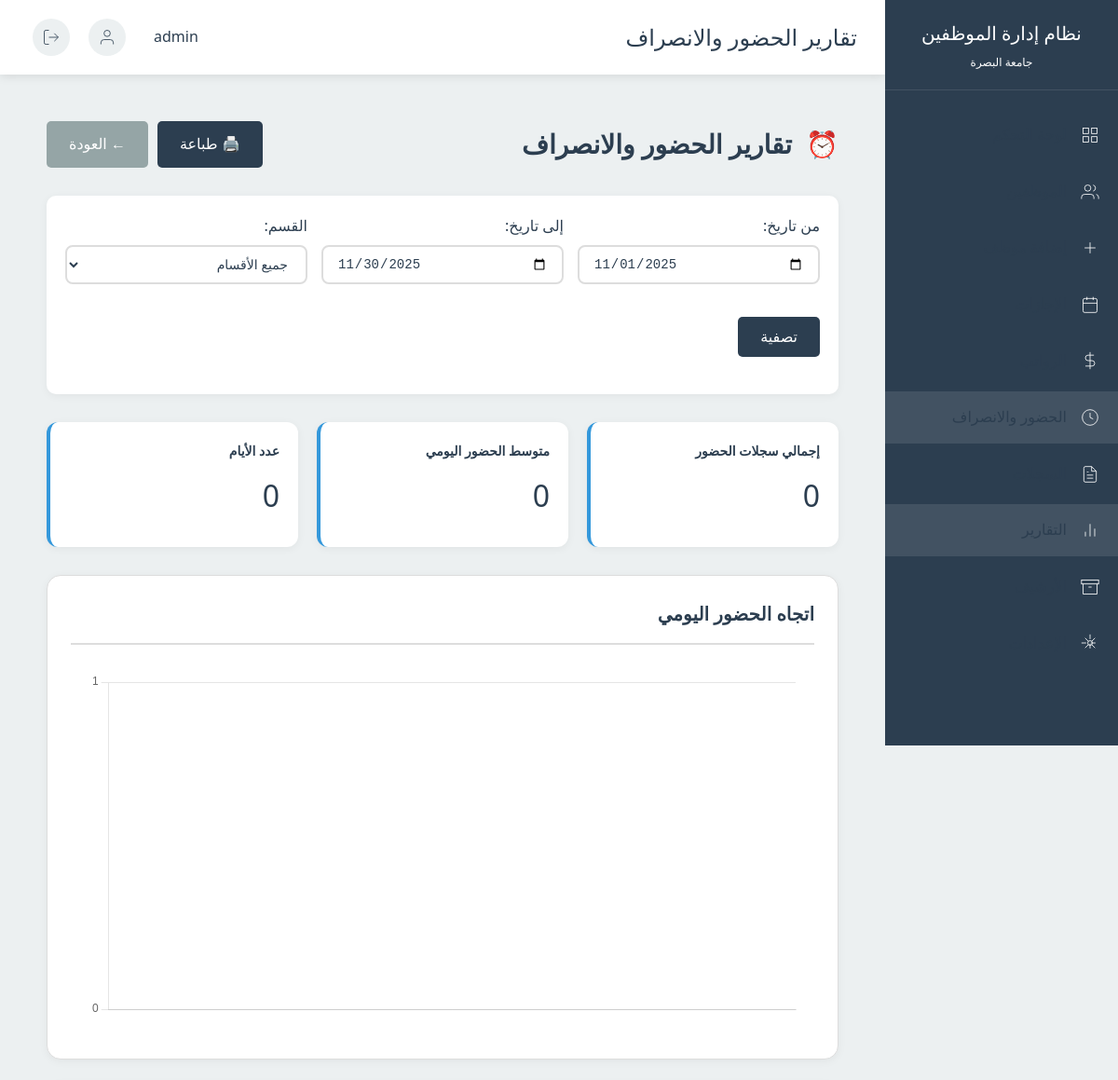
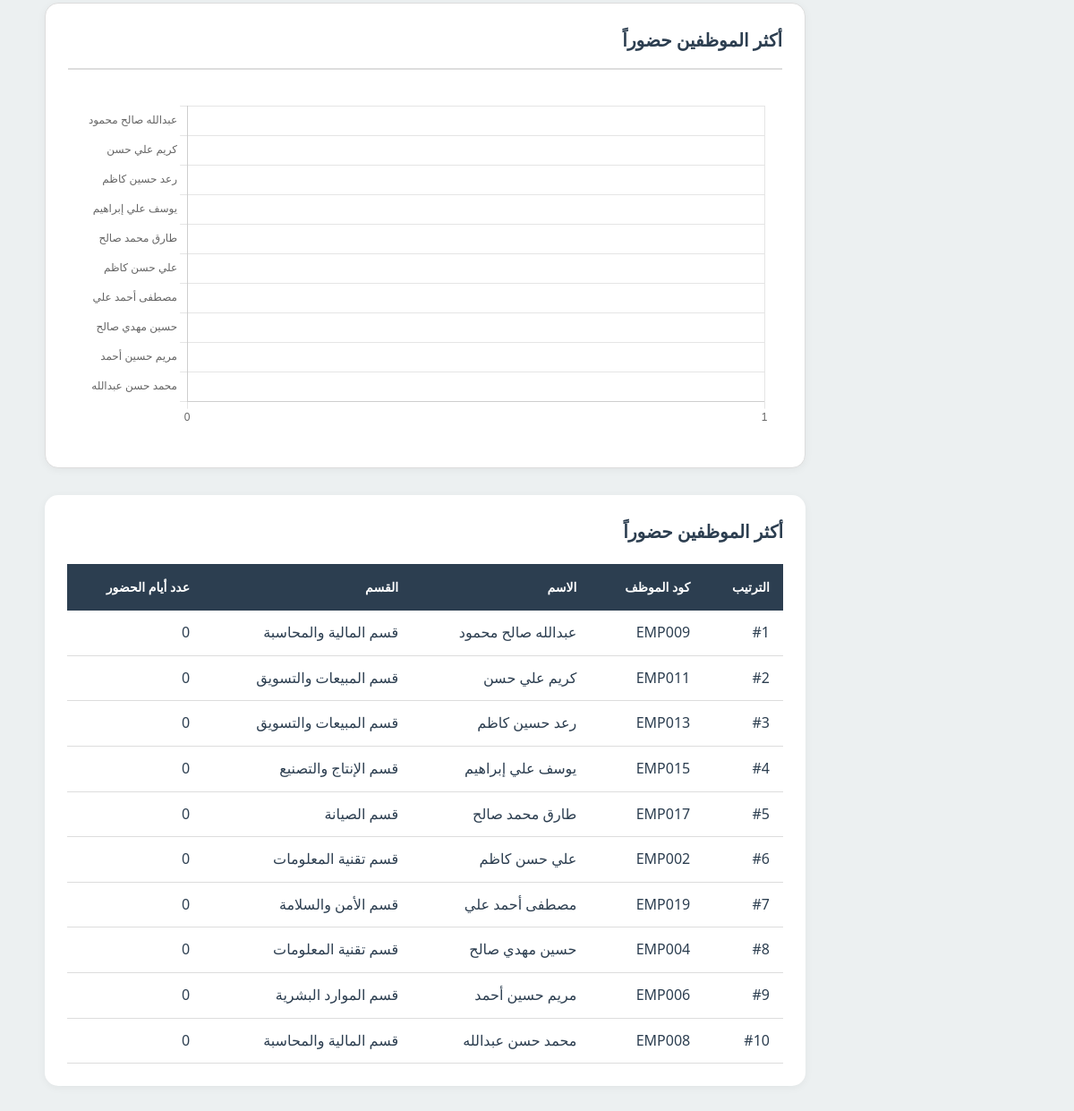
Screenshot of /admin/reports/attendance.php (signed in) with the database file from the repository (2 pictures, top to bottom).
### tables this page shows
CREATE TABLE IF NOT EXISTS employees (
    id INT AUTO_INCREMENT PRIMARY KEY,
    employee_code VARCHAR(20) NOT NULL UNIQUE,
    first_name VARCHAR(50) NOT NULL,
    last_name VARCHAR(50) NOT NULL,
    email VARCHAR(100) NOT NULL UNIQUE,
    phone VARCHAR(20),
    address TEXT,
    department_id INT,
    position VARCHAR(100) NOT NULL,
    salary DECIMAL(10, 2) NOT NULL,
    hire_date DATE NOT NULL,
    photo VARCHAR(255) DEFAULT NULL,
    status ENUM('active', 'inactive') DEFAULT 'active',
    created_at TIMESTAMP DEFAULT CURRENT_TIMESTAMP,
    updated_at TIMESTAMP DEFAULT CURRENT_TIMESTAMP ON UPDATE CURRENT_TIMESTAMP,
    FOREIGN KEY (department_id) REFERENCES departments(id) ON DELETE SET NULL,
    INDEX idx_employee_code (employee_code),
    INDEX idx_department (department_id),
    INDEX idx_status (status)
);

CREATE TABLE IF NOT EXISTS departments (
    id INT AUTO_INCREMENT PRIMARY KEY,
    name VARCHAR(100) NOT NULL UNIQUE,
    description TEXT,
    created_at TIMESTAMP DEFAULT CURRENT_TIMESTAMP,
    updated_at TIMESTAMP DEFAULT CURRENT_TIMESTAMP ON UPDATE CURRENT_TIMESTAMP
);

### includes/report_functions.php (called while the page is built, shortened)
<?php
function getAttendanceByEmployee($start_date = null, $end_date = null, $limit = 10) {
    $db = getDB();
    $stmt = $db->prepare("SELECT
                          e.id,
                          e.first_name,
                          e.last_name,
                          e.employee_code,
                          d.name as department_name,
                          COUNT(a.id) as attendance_count
                          FROM employees e
                          LEFT JOIN attendance a ON e.id = a.employee_id
                              AND a.attendance_date BETWEEN :start_date AND :end_date
                          LEFT JOIN departments d ON e.department_id = d.id
                          WHERE e.status = 'active'
                          GROUP BY e.id, e.first_name, e.last_name, e.employee_code, d.name
                          ORDER BY attendance_count DESC
                          LIMIT :limit");
    $stmt->bindParam(':start_date', $start_date);
    $stmt->bindParam(':end_date', $end_date);
    $stmt->bindParam(':limit', $limit, PDO::PARAM_INT);
    $stmt->execute();
    return $stmt->fetchAll(PDO::FETCH_ASSOC);
}
if (!function_exists('formatNumber')) {
    function formatNumber($number) {
        return number_format($number, 0, '.', ',');
    }
}

### admin/reports/attendance.php (the view, shortened to what this page needs)
<?php
require_once __DIR__ . '/../../includes/report_functions.php';
$start_date = isset($_GET['start_date']) ? cleanInput($_GET['start_date']) : date('Y-m-01');
$end_date = isset($_GET['end_date']) ? cleanInput($_GET['end_date']) : date('Y-m-t');
$top_employees = getAttendanceByEmployee($start_date, $end_date, 10);
$dates = [];
$attendance_counts = [];
$total_records = array_sum($attendance_counts);
$avg_daily = count($attendance_counts) > 0 ? round($total_records / count($attendance_counts), 2) : 0;
include __DIR__ . '/../../includes/header.php';
?>
<div class="report-page">
    <div class="report-page-header">
        <h1>
            <span>⏰</span>
            تقارير الحضور والانصراف
        </h1>
        <div class="report-actions">
            <button onclick="window.print()" class="btn btn-primary">🖨️ طباعة</button>
            <a href="<?php echo SITE_URL; ?>/admin/reports/index.php" class="btn btn-secondary">← العودة</a>
        </div>
    </div>
    <div class="report-filters">
        <form method="GET" class="filter-form">
            <div class="form-group">
                <label>من تاريخ:</label>
                <input type="date" name="start_date" class="form-control" value="<?php echo $start_date; ?>" required>
            </div>
            <div class="form-group">
                <label>إلى تاريخ:</label>
                <input type="date" name="end_date" class="form-control" value="<?php echo $end_date; ?>" required>
            </div>
            <div class="form-group">
                <label>القسم:</label>
                <select name="department_id" class="form-control">
                    <option value="">جميع الأقسام</option>
                </select>
            </div>
            <div class="form-group">
                <button type="submit" class="btn btn-primary">تصفية</button>
            </div>
        </form>
    </div>
    <div class="report-stats-grid">
        <div class="report-stat-card">
            <h4>إجمالي سجلات الحضور</h4>
            <div class="stat-value"><?php echo formatNumber($total_records); ?></div>
        </div>
        <div class="report-stat-card">
            <h4>متوسط الحضور اليومي</h4>
            <div class="stat-value"><?php echo formatNumber($avg_daily); ?></div>
        </div>
        <div class="report-stat-card">
            <h4>عدد الأيام</h4>
            <div class="stat-value"><?php echo formatNumber(count($attendance_counts)); ?></div>
        </div>
    </div>
    <div class="charts-container">
        <div class="chart-card">
            <h3>اتجاه الحضور اليومي</h3>
            <canvas id="attendanceTrendChart"></canvas>
        </div>
        <div class="chart-card">
            <h3>أكثر الموظفين حضوراً</h3>
            <canvas id="topEmployeesChart"></canvas>
        </div>
    </div>
    <div class="report-table-container">
        <h3>أكثر الموظفين حضوراً</h3>
        <table class="report-table">
            <thead>
                <tr>
                    <th>الترتيب</th>
                    <th>كود الموظف</th>
                    <th>الاسم</th>
                    <th>القسم</th>
                    <th>عدد أيام الحضور</th>
                </tr>
            </thead>
            <tbody>
                <?php if (empty($top_employees)): ?>
                    <tr>
                        <td colspan="5" class="text-center">لا توجد بيانات</td>
                    </tr>
                <?php else: ?>
                    <?php foreach ($top_employees as $index => $emp): ?>
                        <tr>
                            <td><strong>#<?php echo $index + 1; ?></strong></td>
                            <td><?php echo htmlspecialchars($emp['employee_code']); ?></td>
                            <td><?php echo htmlspecialchars($emp['first_name'] . ' ' . $emp['last_name']); ?></td>
                            <td><?php echo htmlspecialchars($emp['department_name'] ?? '-'); ?></td>
                            <td><strong><?php echo formatNumber($emp['attendance_count']); ?></strong></td>
                        </tr>
                    <?php endforeach; ?>
                <?php endif; ?>
            </tbody>
        </table>
    </div>
</div>
<script>
Chart.defaults.font.family = 'Arial, Tahoma, sans-serif';
Chart.defaults.layout.padding = 20;
// رسم بياني خطي لاتجاه الحضور
const ctx1 = document.getElementById('attendanceTrendChart').getContext('2d');
new Chart(ctx1, {
    type: 'line',
    data: {
        labels: <?php echo json_encode($dates); ?>,
        datasets: [{
            label: 'عدد سجلات الحضور',
            data: <?php echo json_encode($attendance_counts); ?>,
            borderColor: '#667eea',
            backgroundColor: 'rgba(102, 126, 234, 0.1)',
            borderWidth: 3,
            fill: true,
            tension: 0.4,
            pointRadius: 4,
            pointHoverRadius: 6
        }]
    },
    options: {
        responsive: true,
        maintainAspectRatio: true,
        plugins: {
            legend: {
                display: false
            },
            tooltip: {
                rtl: true,
                callbacks: {
                    label: function(context) {
                        return 'سجلات الحضور: ' + context.parsed.y;
                    }
                }
            }
        },
        scales: {
            y: {
                beginAtZero: true,
                ticks: {
                    stepSize: 1
                }
            }
        }
    }
});
// رسم بياني عمودي لأكثر الموظفين حضوراً
const topEmpNames = <?php echo json_encode(array_map(function($e) { return $e['first_name'] . ' ' . $e['last_name']; }, $top_employees), JSON_UNESCAPED_UNICODE); ?>;
const topEmpCounts = <?php echo json_encode(array_column($top_employees, 'attendance_count')); ?>;
const ctx2 = document.getElementById('topEmployeesChart').getContext('2d');
new Chart(ctx2, {
    type: 'bar',
    data: {
        labels: topEmpNames,
        datasets: [{
            label: 'أيام الحضور',
            data: topEmpCounts,
            backgroundColor: 'rgba(118, 75, 162, 0.8)',
            borderColor: '#764ba2',
            borderWidth: 2
        }]
    },
    options: {
        responsive: true,
        maintainAspectRatio: true,
        indexAxis: 'y',
        plugins: {
            legend: {
                display: false
            },
            tooltip: {
                rtl: true,
                callbacks: {
                    label: function(context) {
                        return 'أيام الحضور: ' + context.parsed.x;
                    }
                }
            }
        },
        scales: {
            x: {
                beginAtZero: true,
                ticks: {
                    stepSize: 1
                }
            }
        }
    }
});
</script>
<?php include __DIR__ . '/../../includes/footer.php'; ?>

### rows the page displays
employees: employee_code "EMP009", first_name+last_name "عبدالله صالح محمود", department.name "قسم المالية والمحاسبة", attendance_count "0"
employees: employee_code "EMP011", first_name+last_name "كريم علي حسن", department.name "قسم المبيعات والتسويق", attendance_count "0"
employees: employee_code "EMP013", first_name+last_name "رعد حسين كاظم", department.name "قسم المبيعات والتسويق", attendance_count "0"
employees: employee_code "EMP015", first_name+last_name "يوسف علي إبراهيم", department.name "قسم الإنتاج والتصنيع", attendance_count "0"
employees: employee_code "EMP017", first_name+last_name "طارق محمد صالح", department.name "قسم الصيانة", attendance_count "0"
employees: employee_code "EMP002", first_name+last_name "علي حسن كاظم", department.name "قسم تقنية المعلومات", attendance_count "0"
employees: employee_code "EMP019", first_name+last_name "مصطفى أحمد علي", department.name "قسم الأمن والسلامة", attendance_count "0"
employees: employee_code "EMP004", first_name+last_name "حسين مهدي صالح", department.name "قسم تقنية المعلومات", attendance_count "0"
employees: employee_code "EMP006", first_name+last_name "مريم حسين أحمد", department.name "قسم الموارد البشرية", attendance_count "0"
employees: employee_code "EMP008", first_name+last_name "محمد حسن عبدالله", department.name "قسم المالية والمحاسبة", attendance_count "0"

### other values shown
SITE_NAME "نظام إدارة الموظفين"
$page_title "تقارير الحضور والانصراف"
$_SESSION['username'] "admin"
formatNumber($total_records) "0"
formatNumber($avg_daily) "0"
formatNumber(count($attendance_counts)) "0"
